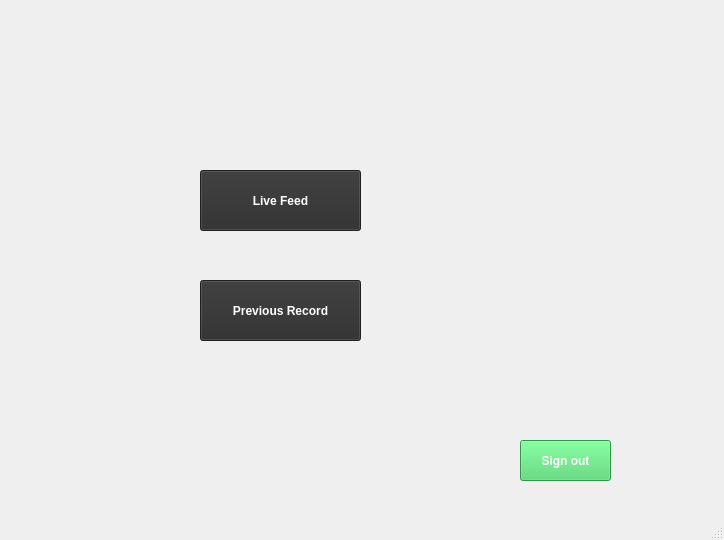
<?xml version="1.0" encoding="UTF-8"?>
<ui version="4.0">
 <class>Admin</class>
 <widget class="QMainWindow" name="Admin">
  <property name="geometry">
   <rect>
    <x>0</x>
    <y>0</y>
    <width>724</width>
    <height>540</height>
   </rect>
  </property>
  <property name="windowTitle">
   <string>Manager</string>
  </property>
  <property name="windowIcon">
   <iconset>
    <normaloff>../../Users/Pathum/Desktop/interfaces/10-512.png</normaloff>../../Users/Pathum/Desktop/interfaces/10-512.png</iconset>
  </property>
  <property name="styleSheet">
   <string notr="true"/>
  </property>
  <widget class="QWidget" name="centralwidget">
   <widget class="QPushButton" name="btn_signout">
    <property name="geometry">
     <rect>
      <x>520</x>
      <y>440</y>
      <width>91</width>
      <height>41</height>
     </rect>
    </property>
    <property name="font">
     <font>
      <pointsize>9</pointsize>
      <weight>75</weight>
      <bold>true</bold>
     </font>
    </property>
    <property name="styleSheet">
     <string notr="true">color: rgb(255, 255, 255);
background-color: rgb(69, 209, 102);</string>
    </property>
    <property name="text">
     <string>Sign out</string>
    </property>
    <property name="icon">
     <iconset>
      <normaloff>../../Users/Pathum/Desktop/interfaces/256-256-ada8cdcc2d399ed2ee327ebe5d479797-power.png</normaloff>../../Users/Pathum/Desktop/interfaces/256-256-ada8cdcc2d399ed2ee327ebe5d479797-power.png</iconset>
    </property>
   </widget>
   <widget class="QPushButton" name="btn_live">
    <property name="geometry">
     <rect>
      <x>200</x>
      <y>170</y>
      <width>161</width>
      <height>61</height>
     </rect>
    </property>
    <property name="font">
     <font>
      <pointsize>9</pointsize>
      <weight>75</weight>
      <bold>true</bold>
     </font>
    </property>
    <property name="styleSheet">
     <string notr="true">background-color: rgb(45, 45, 45);
color: rgb(255, 255, 255);</string>
    </property>
    <property name="text">
     <string>Live Feed</string>
    </property>
    <property name="icon">
     <iconset>
      <normaloff>../../Users/Pathum/Desktop/interfaces/video-camera-icon-300x300_-_Copy.71170616_std.png</normaloff>../../Users/Pathum/Desktop/interfaces/video-camera-icon-300x300_-_Copy.71170616_std.png</iconset>
    </property>
   </widget>
   <widget class="QPushButton" name="btn_record">
    <property name="geometry">
     <rect>
      <x>200</x>
      <y>280</y>
      <width>161</width>
      <height>61</height>
     </rect>
    </property>
    <property name="font">
     <font>
      <pointsize>9</pointsize>
      <weight>75</weight>
      <bold>true</bold>
     </font>
    </property>
    <property name="styleSheet">
     <string notr="true">color: rgb(255, 255, 255);
background-color: rgb(45, 45, 45);
</string>
    </property>
    <property name="text">
     <string>Previous Record</string>
    </property>
    <property name="icon">
     <iconset>
      <normaloff>../../Users/Pathum/Desktop/interfaces/vinyl-record-disc-icon-psd-image-2350vinyl-record-512.png</normaloff>../../Users/Pathum/Desktop/interfaces/vinyl-record-disc-icon-psd-image-2350vinyl-record-512.png</iconset>
    </property>
   </widget>
  </widget>
  <widget class="QStatusBar" name="statusbar"/>
 </widget>
 <resources/>
 <connections/>
</ui>
